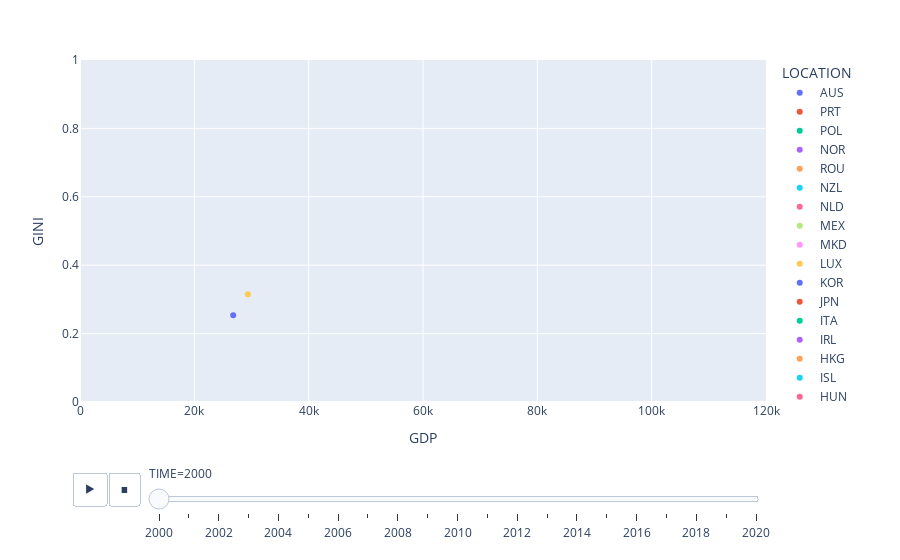

Source (notebook cell):
### Code cell
px.scatter(plotdf, x="GDP", y="GINI", animation_frame="TIME", 
#            animation_group="country",size="pop", color="continent", 
           hover_name="LOCATION", color="LOCATION",
           size_max=55, range_x=[0,120000], range_y=[0,1])

### Figure 1 — Plotly figure (JSON) as saved in the notebook; plotly's stock layout.template omitted (floating-point values rounded to 4 significant figures)
{"data": [{"hovertemplate": "<b>%{hovertext}</b><br><br>LOCATION=AUS<br>TIME=2000<br>GDP=%{x}<br>GINI=%{y}<extra></extra>", "hovertext": ["AUS"], "legendgroup": "AUS", "marker": {"color": "#636efa", "symbol": "circle"}, "mode": "markers", "name": "AUS", "orientation": "v", "showlegend": true, "type": "scatter", "x": [28250.0], "xaxis": "x", "y": [null], "yaxis": "y"}, {"hovertemplate": "<b>%{hovertext}</b><br><br>LOCATION=PRT<br>TIME=2000<br>GDP=%{x}<br>GINI=%{y}<extra></extra>", "hovertext": ["PRT"], "legendgroup": "PRT", "marker": {"color": "#EF553B", "symbol": "circle"}, "mode": "markers", "name": "PRT", "orientation": "v", "showlegend": true, "type": "scatter", "x": [18880.0], "xaxis": "x", "y": [null], "yaxis": "y"}, {"hovertemplate": "<b>%{hovertext}</b><br><br>LOCATION=POL<br>TIME=2000<br>GDP=%{x}<br>GINI=%{y}<extra></extra>", "hovertext": ["POL"], "legendgroup": "POL", "marker": {"color": "#00cc96", "symbol": "circle"}, "mode": "markers", "name": "POL", "orientation": "v", "showlegend": true, "type": "scatter", "x": [10680.0], "xaxis": "x", "y": [null], "yaxis": "y"}, {"hovertemplate": "<b>%{hovertext}</b><br><br>LOCATION=NOR<br>TIME=2000<br>GDP=%{x}<br>GINI=%{y}<extra></extra>", "hovertext": ["NOR"], "legendgroup": "NOR", "marker": {"color": "#ab63fa", "symbol": "circle"}, "mode": "markers", "name": "NOR", "orientation": "v", "showlegend": true, "type": "scatter", "x": [36950.0], "xaxis": "x", "y": [null], "yaxis": "y"}, {"hovertemplate": "<b>%{hovertext}</b><br><br>LOCATION=ROU<br>TIME=2000<br>GDP=%{x}<br>GINI=%{y}<extra></extra>", "hovertext": ["ROU"], "legendgroup": "ROU", "marker": {"color": "#FFA15A", "symbol": "circle"}, "mode": "markers", "name": "ROU", "orientation": "v", "showlegend": true, "type": "scatter", "x": [5853.0], "xaxis": "x", "y": [null], "yaxis": "y"}, {"hovertemplate": "<b>%{hovertext}</b><br><br>LOCATION=NZL<br>TIME=2000<br>GDP=%{x}<br>GINI=%{y}<extra></extra>", "hovertext": ["NZL"], "legendgroup": "NZL", "marker": {"color": "#19d3f3", "symbol": "circle"}, "mode": "markers", "name": "NZL", "orientation": "v", "showlegend": true, "type": "scatter", "x": [21470.0], "xaxis": "x", "y": [null], "yaxis": "y"}, {"hovertemplate": "<b>%{hovertext}</b><br><br>LOCATION=NLD<br>TIME=2000<br>GDP=%{x}<br>GINI=%{y}<extra></extra>", "hovertext": ["NLD"], "legendgroup": "NLD", "marker": {"color": "#FF6692", "symbol": "circle"}, "mode": "markers", "name": "NLD", "orientation": "v", "showlegend": true, "type": "scatter", "x": [31880.0], "xaxis": "x", "y": [null], "yaxis": "y"}, {"hovertemplate": "<b>%{hovertext}</b><br><br>LOCATION=MEX<br>TIME=2000<br>GDP=%{x}<br>GINI=%{y}<extra></extra>", "hovertext": ["MEX"], "legendgroup": "MEX", "marker": {"color": "#B6E880", "symbol": "circle"}, "mode": "markers", "name": "MEX", "orientation": "v", "showlegend": true, "type": "scatter", "x": [10870.0], "xaxis": "x", "y": [null], "yaxis": "y"}, {"hovertemplate": "<b>%{hovertext}</b><br><br>LOCATION=MKD<br>TIME=2000<br>GDP=%{x}<br>GINI=%{y}<extra></extra>", "hovertext": ["MKD"], "legendgroup": "MKD", "marker": {"color": "#FF97FF", "symbol": "circle"}, "mode": "markers", "name": "MKD", "orientation": "v", "showlegend": true, "type": "scatter", "x": [6155.0], "xaxis": "x", "y": [null], "yaxis": "y"}, {"hovertemplate": "<b>%{hovertext}</b><br><br>LOCATION=LUX<br>TIME=2000<br>GDP=%{x}<br>GINI=%{y}<extra></extra>", "hovertext": ["LUX"], "legendgroup": "LUX", "marker": {"color": "#FECB52", "symbol": "circle"}, "mode": "markers", "name": "LUX", "orientation": "v", "showlegend": true, "type": "scatter", "x": [55280.0], "xaxis": "x", "y": [null], "yaxis": "y"}, {"hovertemplate": "<b>%{hovertext}</b><br><br>LOCATION=KOR<br>TIME=2000<br>GDP=%{x}<br>GINI=%{y}<extra></extra>", "hovertext": ["KOR"], "legendgroup": "KOR", "marker": {"color": "#636efa", "symbol": "circle"}, "mode": "markers", "name": "KOR", "orientation": "v", "showlegend": true, "type": "scatter", "x": [18540.0], "xaxis": "x", "y": [null], "yaxis": "y"}, {"hovertemplate": "<b>%{hovertext}</b><br><br>LOCATION=JPN<br>TIME=2000<br>GDP=%{x}<br>GINI=%{y}<extra></extra>", "hovertext": ["JPN"], "legendgroup": "JPN", "marker": {"color": "#EF553B", "symbol": "circle"}, "mode": "markers", "name": "JPN", "orientation": "v", "showlegend": true, "type": "scatter", "x": [26840.0], "xaxis": "x", "y": [null], "yaxis": "y"}, {"hovertemplate": "<b>%{hovertext}</b><br><br>LOCATION=ITA<br>TIME=2000<br>GDP=%{x}<br>GINI=%{y}<extra></extra>", "hovertext": ["ITA"], "legendgroup": "ITA", "marker": {"color": "#00cc96", "symbol": "circle"}, "mode": "markers", "name": "ITA", "orientation": "v", "showlegend": true, "type": "scatter", "x": [27080.0], "xaxis": "x", "y": [null], "yaxis": "y"}, {"hovertemplate": "<b>%{hovertext}</b><br><br>LOCATION=IRL<br>TIME=2000<br>GDP=%{x}<br>GINI=%{y}<extra></extra>", "hovertext": ["IRL"], "legendgroup": "IRL", "marker": {"color": "#ab63fa", "symbol": "circle"}, "mode": "markers", "name": "IRL", "orientation": "v", "showlegend": true, "type": "scatter", "x": [30200.0], "xaxis": "x", "y": [null], "yaxis": "y"}, {"hovertemplate": "<b>%{hovertext}</b><br><br>LOCATION=HKG<br>TIME=2000<br>GDP=%{x}<br>GINI=%{y}<extra></extra>", "hovertext": ["HKG"], "legendgroup": "HKG", "marker": {"color": "#FFA15A", "symbol": "circle"}, "mode": "markers", "name": "HKG", "orientation": "v", "showlegend": true, "type": "scatter", "x": [28250.0], "xaxis": "x", "y": [null], "yaxis": "y"}, {"hovertemplate": "<b>%{hovertext}</b><br><br>LOCATION=ISL<br>TIME=2000<br>GDP=%{x}<br>GINI=%{y}<extra></extra>", "hovertext": ["ISL"], "legendgroup": "ISL", "marker": {"color": "#19d3f3", "symbol": "circle"}, "mode": "markers", "name": "ISL", "orientation": "v", "showlegend": true, "type": "scatter", "x": [29790.0], "xaxis": "x", "y": [null], "yaxis": "y"}, {"hovertemplate": "<b>%{hovertext}</b><br><br>LOCATION=HUN<br>TIME=2000<br>GDP=%{x}<br>GINI=%{y}<extra></extra>", "hovertext": ["HUN"], "legendgroup": "HUN", "marker": {"color": "#FF6692", "symbol": "circle"}, "mode": "markers", "name": "HUN", "orientation": "v", "showlegend": true, "type": "scatter", "x": [11860.0], "xaxis": "x", "y": [null], "yaxis": "y"}, {"hovertemplate": "<b>%{hovertext}</b><br><br>LOCATION=GRC<br>TIME=2000<br>GDP=%{x}<br>GINI=%{y}<extra></extra>", "hovertext": ["GRC"], "legendgroup": "GRC", "marker": {"color": "#B6E880", "symbol": "circle"}, "mode": "markers", "name": "GRC", "orientation": "v", "showlegend": true, "type": "scatter", "x": [19520.0], "xaxis": "x", "y": [null], "yaxis": "y"}, {"hovertemplate": "<b>%{hovertext}</b><br><br>LOCATION=DEU<br>TIME=2000<br>GDP=%{x}<br>GINI=%{y}<extra></extra>", "hovertext": ["DEU"], "legendgroup": "DEU", "marker": {"color": "#FF97FF", "symbol": "circle"}, "mode": "markers", "name": "DEU", "orientation": "v", "showlegend": true, "type": "scatter", "x": [27460.0], "xaxis": "x", "y": [null], "yaxis": "y"}, {"hovertemplate": "<b>%{hovertext}</b><br><br>LOCATION=FRA<br>TIME=2000<br>GDP=%{x}<br>GINI=%{y}<extra></extra>", "hovertext": ["FRA"], "legendgroup": "FRA", "marker": {"color": "#FECB52", "symbol": "circle"}, "mode": "markers", "name": "FRA", "orientation": "v", "showlegend": true, "type": "scatter", "x": [26110.0], "xaxis": "x", "y": [null], "yaxis": "y"}, {"hovertemplate": "<b>%{hovertext}</b><br><br>LOCATION=FIN<br>TIME=2000<br>GDP=%{x}<br>GINI=%{y}<extra></extra>", "hovertext": ["FIN"], "legendgroup": "FIN", "marker": {"color": "#636efa", "symbol": "circle"}, "mode": "markers", "name": "FIN", "orientation": "v", "showlegend": true, "type": "scatter", "x": [26800.0], "xaxis": "x", "y": [0.254], "yaxis": "y"}, {"hovertemplate": "<b>%{hovertext}</b><br><br>LOCATION=SGP<br>TIME=2000<br>GDP=%{x}<br>GINI=%{y}<extra></extra>", "hovertext": ["SGP"], "legendgroup": "SGP", "marker": {"color": "#EF553B", "symbol": "circle"}, "mode": "markers", "name": "SGP", "orientation": "v", "showlegend": true, "type": "scatter", "x": [43860.0], "xaxis": "x", "y": [null], "yaxis": "y"}, {"hovertemplate": "<b>%{hovertext}</b><br><br>LOCATION=DNK<br>TIME=2000<br>GDP=%{x}<br>GINI=%{y}<extra></extra>", "hovertext": ["DNK"], "legendgroup": "DNK", "marker": {"color": "#00cc96", "symbol": "circle"}, "mode": "markers", "name": "DNK", "orientation": "v", "showlegend": true, "type": "scatter", "x": [28680.0], "xaxis": "x", "y": [null], "yaxis": "y"}, {"hovertemplate": "<b>%{hovertext}</b><br><br>LOCATION=CZE<br>TIME=2000<br>GDP=%{x}<br>GINI=%{y}<extra></extra>", "hovertext": ["CZE"], "legendgroup": "CZE", "marker": {"color": "#ab63fa", "symbol": "circle"}, "mode": "markers", "name": "CZE", "orientation": "v", "showlegend": true, "type": "scatter", "x": [16210.0], "xaxis": "x", "y": [null], "yaxis": "y"}, {"hovertemplate": "<b>%{hovertext}</b><br><br>LOCATION=SVK<br>TIME=2000<br>GDP=%{x}<br>GINI=%{y}<extra></extra>", "hovertext": ["SVK"], "legendgroup": "SVK", "marker": {"color": "#FFA15A", "symbol": "circle"}, "mode": "markers", "name": "SVK", "orientation": "v", "showlegend": true, "type": "scatter", "x": [11360.0], "xaxis": "x", "y": [null], "yaxis": "y"}, {"hovertemplate": "<b>%{hovertext}</b><br><br>LOCATION=MLT<br>TIME=2000<br>GDP=%{x}<br>GINI=%{y}<extra></extra>", "hovertext": ["MLT"], "legendgroup": "MLT", "marker": {"color": "#19d3f3", "symbol": "circle"}, "mode": "markers", "name": "MLT", "orientation": "v", "showlegend": true, "type": "scatter", "x": [18370.0], "xaxis": "x", "y": [null], "yaxis": "y"}, {"hovertemplate": "<b>%{hovertext}</b><br><br>LOCATION=ESP<br>TIME=2000<br>GDP=%{x}<br>GINI=%{y}<extra></extra>", "hovertext": ["ESP"], "legendgroup": "ESP", "marker": {"color": "#FF6692", "symbol": "circle"}, "mode": "markers", "name": "ESP", "orientation": "v", "showlegend": true, "type": "scatter", "x": [21600.0], "xaxis": "x", "y": [null], "yaxis": "y"}, {"hovertemplate": "<b>%{hovertext}</b><br><br>LOCATION=SWE<br>TIME=2000<br>GDP=%{x}<br>GINI=%{y}<extra></extra>", "hovertext": ["SWE"], "legendgroup": "SWE", "marker": {"color": "#B6E880", "symbol": "circle"}, "mode": "markers", "name": "SWE", "orientation": "v", "showlegend": true, "type": "scatter", "x": [29630.0], "xaxis": "x", "y": [null], "yaxis": "y"}, {"hovertemplate": "<b>%{hovertext}</b><br><br>LOCATION=LTU<br>TIME=2000<br>GDP=%{x}<br>GINI=%{y}<extra></extra>", "hovertext": ["LTU"], "legendgroup": "LTU", "marker": {"color": "#FF97FF", "symbol": "circle"}, "mode": "markers", "name": "LTU", "orientation": "v", "showlegend": true, "type": "scatter", "x": [8450.0], "xaxis": "x", "y": [null], "yaxis": "y"}, {"hovertemplate": "<b>%{hovertext}</b><br><br>LOCATION=BRA<br>TIME=2000<br>GDP=%{x}<br>GINI=%{y}<extra></extra>", "hovertext": ["BRA"], "legendgroup": "BRA", "marker": {"color": "#FECB52", "symbol": "circle"}, "mode": "markers", "name": "BRA", "orientation": "v", "showlegend": true, "type": "scatter", "x": [9114.0], "xaxis": "x", "y": [null], "yaxis": "y"}, {"hovertemplate": "<b>%{hovertext}</b><br><br>LOCATION=LVA<br>TIME=2000<br>GDP=%{x}<br>GINI=%{y}<extra></extra>", "hovertext": ["LVA"], "legendgroup": "LVA", "marker": {"color": "#636efa", "symbol": "circle"}, "mode": "markers", "name": "LVA", "orientation": "v", "showlegend": true, "type": "scatter", "x": [8033.0], "xaxis": "x", "y": [null], "yaxis": "y"}, {"hovertemplate": "<b>%{hovertext}</b><br><br>LOCATION=EA19<br>TIME=2000<br>GDP=%{x}<br>GINI=%{y}<extra></extra>", "hovertext": ["EA19"], "legendgroup": "EA19", "marker": {"color": "#EF553B", "symbol": "circle"}, "mode": "markers", "name": "EA19", "orientation": "v", "showlegend": true, "type": "scatter", "x": [25400.0], "xaxis": "x", "y": [null], "yaxis": "y"}, {"hovertemplate": "<b>%{hovertext}</b><br><br>LOCATION=OECDE<br>TIME=2000<br>GDP=%{x}<br>GINI=%{y}<extra></extra>", "hovertext": ["OECDE"], "legendgroup": "OECDE", "marker": {"color": "#00cc96", "symbol": "circle"}, "mode": "markers", "name": "OECDE", "orientation": "v", "showlegend": true, "type": "scatter", "x": [22440.0], "xaxis": "x", "y": [null], "yaxis": "y"}, {"hovertemplate": "<b>%{hovertext}</b><br><br>LOCATION=OECD<br>TIME=2000<br>GDP=%{x}<br>GINI=%{y}<extra></extra>", "hovertext": ["OECD"], "legendgroup": "OECD", "marker": {"color": "#ab63fa", "symbol": "circle"}, "mode": "markers", "name": "OECD", "orientation": "v", "showlegend": true, "type": "scatter", "x": [24640.0], "xaxis": "x", "y": [null], "yaxis": "y"}, {"hovertemplate": "<b>%{hovertext}</b><br><br>LOCATION=EU28<br>TIME=2000<br>GDP=%{x}<br>GINI=%{y}<extra></extra>", "hovertext": ["EU28"], "legendgroup": "EU28", "marker": {"color": "#FFA15A", "symbol": "circle"}, "mode": "markers", "name": "EU28", "orientation": "v", "showlegend": true, "type": "scatter", "x": [22650.0], "xaxis": "x", "y": [null], "yaxis": "y"}, {"hovertemplate": "<b>%{hovertext}</b><br><br>LOCATION=ZAF<br>TIME=2000<br>GDP=%{x}<br>GINI=%{y}<extra></extra>", "hovertext": ["ZAF"], "legendgroup": "ZAF", "marker": {"color": "#19d3f3", "symbol": "circle"}, "mode": "markers", "name": "ZAF", "orientation": "v", "showlegend": true, "type": "scatter", "x": [7865.0], "xaxis": "x", "y": [null], "yaxis": "y"}, {"hovertemplate": "<b>%{hovertext}</b><br><br>LOCATION=SVN<br>TIME=2000<br>GDP=%{x}<br>GINI=%{y}<extra></extra>", "hovertext": ["SVN"], "legendgroup": "SVN", "marker": {"color": "#FF6692", "symbol": "circle"}, "mode": "markers", "name": "SVN", "orientation": "v", "showlegend": true, "type": "scatter", "x": [18000.0], "xaxis": "x", "y": [null], "yaxis": "y"}, {"hovertemplate": "<b>%{hovertext}</b><br><br>LOCATION=RUS<br>TIME=2000<br>GDP=%{x}<br>GINI=%{y}<extra></extra>", "hovertext": ["RUS"], "legendgroup": "RUS", "marker": {"color": "#B6E880", "symbol": "circle"}, "mode": "markers", "name": "RUS", "orientation": "v", "showlegend": true, "type": "scatter", "x": [7323.0], "xaxis": "x", "y": [null], "yaxis": "y"}, {"hovertemplate": "<b>%{hovertext}</b><br><br>LOCATION=CRI<br>TIME=2000<br>GDP=%{x}<br>GINI=%{y}<extra></extra>", "hovertext": ["CRI"], "legendgroup": "CRI", "marker": {"color": "#FF97FF", "symbol": "circle"}, "mode": "markers", "name": "CRI", "orientation": "v", "showlegend": true, "type": "scatter", "x": [8291.0], "xaxis": "x", "y": [null], "yaxis": "y"}, {"hovertemplate": "<b>%{hovertext}</b><br><br>LOCATION=CAN<br>TIME=2000<br>GDP=%{x}<br>GINI=%{y}<extra></extra>", "hovertext": ["CAN"], "legendgroup": "CAN", "marker": {"color": "#FECB52", "symbol": "circle"}, "mode": "markers", "name": "CAN", "orientation": "v", "showlegend": true, "type": "scatter", "x": [29360.0], "xaxis": "x", "y": [0.315], "yaxis": "y"}, {"hovertemplate": "<b>%{hovertext}</b><br><br>LOCATION=ISR<br>TIME=2000<br>GDP=%{x}<br>GINI=%{y}<extra></extra>", "hovertext": ["ISR"], "legendgroup": "ISR", "marker": {"color": "#636efa", "symbol": "circle"}, "mode": "markers", "name": "ISR", "orientation": "v", "showlegend": true, "type": "scatter", "x": [24940.0], "xaxis": "x", "y": [null], "yaxis": "y"}, {"hovertemplate": "<b>%{hovertext}</b><br><br>LOCATION=EST<br>TIME=2000<br>GDP=%{x}<br>GINI=%{y}<extra></extra>", "hovertext": ["EST"], "legendgroup": "EST", "marker": {"color": "#EF553B", "symbol": "circle"}, "mode": "markers", "name": "EST", "orientation": "v", "showlegend": true, "type": "scatter", "x": [9409.0], "xaxis": "x", "y": [null], "yaxis": "y"}, {"hovertemplate": "<b>%{hovertext}</b><br><br>LOCATION=BGR<br>TIME=2000<br>GDP=%{x}<br>GINI=%{y}<extra></extra>", "hovertext": ["BGR"], "legendgroup": "BGR", "marker": {"color": "#00cc96", "symbol": "circle"}, "mode": "markers", "name": "BGR", "orientation": "v", "showlegend": true, "type": "scatter", "x": [6425.0], "xaxis": "x", "y": [null], "yaxis": "y"}, {"hovertemplate": "<b>%{hovertext}</b><br><br>LOCATION=COL<br>TIME=2000<br>GDP=%{x}<br>GINI=%{y}<extra></extra>", "hovertext": ["COL"], "legendgroup": "COL", "marker": {"color": "#ab63fa", "symbol": "circle"}, "mode": "markers", "name": "COL", "orientation": "v", "showlegend": true, "type": "scatter", "x": [6709.0], "xaxis": "x", "y": [null], "yaxis": "y"}, {"hovertemplate": "<b>%{hovertext}</b><br><br>LOCATION=CHN<br>TIME=2000<br>GDP=%{x}<br>GINI=%{y}<extra></extra>", "hovertext": ["CHN"], "legendgroup": "CHN", "marker": {"color": "#FFA15A", "symbol": "circle"}, "mode": "markers", "name": "CHN", "orientation": "v", "showlegend": true, "type": "scatter", "x": [2910.0], "xaxis": "x", "y": [null], "yaxis": "y"}, {"hovertemplate": "<b>%{hovertext}</b><br><br>LOCATION=CHL<br>TIME=2000<br>GDP=%{x}<br>GINI=%{y}<extra></extra>", "hovertext": ["CHL"], "legendgroup": "CHL", "marker": {"color": "#19d3f3", "symbol": "circle"}, "mode": "markers", "name": "CHL", "orientation": "v", "showlegend": true, "type": "scatter", "x": [9519.0], "xaxis": "x", "y": [null], "yaxis": "y"}, {"hovertemplate": "<b>%{hovertext}</b><br><br>LOCATION=HRV<br>TIME=2000<br>GDP=%{x}<br>GINI=%{y}<extra></extra>", "hovertext": ["HRV"], "legendgroup": "HRV", "marker": {"color": "#FF6692", "symbol": "circle"}, "mode": "markers", "name": "HRV", "orientation": "v", "showlegend": true, "type": "scatter", "x": [11010.0], "xaxis": "x", "y": [null], "yaxis": "y"}, {"hovertemplate": "<b>%{hovertext}</b><br><br>LOCATION=USA<br>TIME=2000<br>GDP=%{x}<br>GINI=%{y}<extra></extra>", "hovertext": ["USA"], "legendgroup": "USA", "marker": {"color": "#B6E880", "symbol": "circle"}, "mode": "markers", "name": "USA", "orientation": "v", "showlegend": true, "type": "scatter", "x": [36300.0], "xaxis": "x", "y": [null], "yaxis": "y"}, {"hovertemplate": "<b>%{hovertext}</b><br><br>LOCATION=GBR<br>TIME=2000<br>GDP=%{x}<br>GINI=%{y}<extra></extra>", "hovertext": ["GBR"], "legendgroup": "GBR", "marker": {"color": "#FF97FF", "symbol": "circle"}, "mode": "markers", "name": "GBR", "orientation": "v", "showlegend": true, "type": "scatter", "x": [26420.0], "xaxis": "x", "y": [null], "yaxis": "y"}, {"hovertemplate": "<b>%{hovertext}</b><br><br>LOCATION=TUR<br>TIME=2000<br>GDP=%{x}<br>GINI=%{y}<extra></extra>", "hovertext": ["TUR"], "legendgroup": "TUR", "marker": {"color": "#FECB52", "symbol": "circle"}, "mode": "markers", "name": "TUR", "orientation": "v", "showlegend": true, "type": "scatter", "x": [9479.0], "xaxis": "x", "y": [null], "yaxis": "y"}, {"hovertemplate": "<b>%{hovertext}</b><br><br>LOCATION=CHE<br>TIME=2000<br>GDP=%{x}<br>GINI=%{y}<extra></extra>", "hovertext": ["CHE"], "legendgroup": "CHE", "marker": {"color": "#636efa", "symbol": "circle"}, "mode": "markers", "name": "CHE", "orientation": "v", "showlegend": true, "type": "scatter", "x": [36440.0], "xaxis": "x", "y": [null], "yaxis": "y"}, {"hovertemplate": "<b>%{hovertext}</b><br><br>LOCATION=CYP<br>TIME=2000<br>GDP=%{x}<br>GINI=%{y}<extra></extra>", "hovertext": ["CYP"], "legendgroup": "CYP", "marker": {"color": "#EF553B", "symbol": "circle"}, "mode": "markers", "name": "CYP", "orientation": "v", "showlegend": true, "type": "scatter", "x": [21300.0], "xaxis": "x", "y": [null], "yaxis": "y"}, {"hovertemplate": "<b>%{hovertext}</b><br><br>LOCATION=IDN<br>TIME=2000<br>GDP=%{x}<br>GINI=%{y}<extra></extra>", "hovertext": ["IDN"], "legendgroup": "IDN", "marker": {"color": "#00cc96", "symbol": "circle"}, "mode": "markers", "name": "IDN", "orientation": "v", "showlegend": true, "type": "scatter", "x": [5352.0], "xaxis": "x", "y": [null], "yaxis": "y"}, {"hovertemplate": "<b>%{hovertext}</b><br><br>LOCATION=EU27_2020<br>TIME=2000<br>GDP=%{x}<br>GINI=%{y}<extra></extra>", "hovertext": ["EU27_2020"], "legendgroup": "EU27_2020", "marker": {"color": "#ab63fa", "symbol": "circle"}, "mode": "markers", "name": "EU27_2020", "orientation": "v", "showlegend": true, "type": "scatter", "x": [25570.0], "xaxis": "x", "y": [null], "yaxis": "y"}, {"hovertemplate": "<b>%{hovertext}</b><br><br>LOCATION=SAU<br>TIME=2000<br>GDP=%{x}<br>GINI=%{y}<extra></extra>", "hovertext": ["SAU"], "legendgroup": "SAU", "marker": {"color": "#FFA15A", "symbol": "circle"}, "mode": "markers", "name": "SAU", "orientation": "v", "showlegend": true, "type": "scatter", "x": [39690.0], "xaxis": "x", "y": [null], "yaxis": "y"}, {"hovertemplate": "<b>%{hovertext}</b><br><br>LOCATION=AUT<br>TIME=2000<br>GDP=%{x}<br>GINI=%{y}<extra></extra>", "hovertext": ["AUT"], "legendgroup": "AUT", "marker": {"color": "#19d3f3", "symbol": "circle"}, "mode": "markers", "name": "AUT", "orientation": "v", "showlegend": true, "type": "scatter", "x": [29390.0], "xaxis": "x", "y": [null], "yaxis": "y"}, {"hovertemplate": "<b>%{hovertext}</b><br><br>LOCATION=BEL<br>TIME=2000<br>GDP=%{x}<br>GINI=%{y}<extra></extra>", "hovertext": ["BEL"], "legendgroup": "BEL", "marker": {"color": "#FF6692", "symbol": "circle"}, "mode": "markers", "name": "BEL", "orientation": "v", "showlegend": true, "type": "scatter", "x": [27800.0], "xaxis": "x", "y": [null], "yaxis": "y"}], "layout": {"legend": {"title": {"text": "LOCATION"}, "tracegroupgap": 0}, "margin": {"t": 60}, "sliders": [{"active": 0, "currentvalue": {"prefix": "TIME="}, "len": 0.9, "pad": {"b": 10, "t": 60}, "steps": [{"args": [["2000"], {"frame": {"duration": 0, "redraw": false}, "fromcurrent": true, "mode": "immediate", "transition": {"duration": 0, "easing": "linear"}}], "label": "2000", "method": "animate"}, {"args": [["2001"], {"frame": {"duration": 0, "redraw": false}, "fromcurrent": true, "mode": "immediate", "transition": {"duration": 0, "easing": "linear"}}], "label": "2001", "method": "animate"}, {"args": [["2002"], {"frame": {"duration": 0, "redraw": false}, "fromcurrent": true, "mode": "immediate", "transition": {"duration": 0, "easing": "linear"}}], "label": "2002", "method": "animate"}, {"args": [["2003"], {"frame": {"duration": 0, "redraw": false}, "fromcurrent": true, "mode": "immediate", "transition": {"duration": 0, "easing": "linear"}}], "label": "2003", "method": "animate"}, {"args": [["2004"], {"frame": {"duration": 0, "redraw": false}, "fromcurrent": true, "mode": "immediate", "transition": {"duration": 0, "easing": "linear"}}], "label": "2004", "method": "animate"}, {"args": [["2005"], {"frame": {"duration": 0, "redraw": false}, "fromcurrent": true, "mode": "immediate", "transition": {"duration": 0, "easing": "linear"}}], "label": "2005", "method": "animate"}, {"args": [["2006"], {"frame": {"duration": 0, "redraw": false}, "fromcurrent": true, "mode": "immediate", "transition": {"duration": 0, "easing": "linear"}}], "label": "2006", "method": "animate"}, {"args": [["2007"], {"frame": {"duration": 0, "redraw": false}, "fromcurrent": true, "mode": "immediate", "transition": {"duration": 0, "easing": "linear"}}], "label": "2007", "method": "animate"}, {"args": [["2008"], {"frame": {"duration": 0, "redraw": false}, "fromcurrent": true, "mode": "immediate", "transition": {"duration": 0, "easing": "linear"}}], "label": "2008", "method": "animate"}, {"args": [["2009"], {"frame": {"duration": 0, "redraw": false}, "fromcurrent": true, "mode": "immediate", "transition": {"duration": 0, "easing": "linear"}}], "label": "2009", "method": "animate"}, {"args": [["2010"], {"frame": {"duration": 0, "redraw": false}, "fromcurrent": true, "mode": "immediate", "transition": {"duration": 0, "easing": "linear"}}], "label": "2010", "method": "animate"}, {"args": [["2011"], {"frame": {"duration": 0, "redraw": false}, "fromcurrent": true, "mode": "immediate", "transition": {"duration": 0, "easing": "linear"}}], "label": "2011", "method": "animate"}, {"args": [["2012"], {"frame": {"duration": 0, "redraw": false}, "fromcurrent": true, "mode": "immediate", "transition": {"duration": 0, "easing": "linear"}}], "label": "2012", "method": "animate"}, {"args": [["2013"], {"frame": {"duration": 0, "redraw": false}, "fromcurrent": true, "mode": "immediate", "transition": {"duration": 0, "easing": "linear"}}], "label": "2013", "method": "animate"}, {"args": [["2014"], {"frame": {"duration": 0, "redraw": false}, "fromcurrent": true, "mode": "immediate", "transition": {"duration": 0, "easing": "linear"}}], "label": "2014", "method": "animate"}, {"args": [["2015"], {"frame": {"duration": 0, "redraw": false}, "fromcurrent": true, "mode": "immediate", "transition": {"duration": 0, "easing": "linear"}}], "label": "2015", "method": "animate"}, {"args": [["2016"], {"frame": {"duration": 0, "redraw": false}, "fromcurrent": true, "mode": "immediate", "transition": {"duration": 0, "easing": "linear"}}], "label": "2016", "method": "animate"}, {"args": [["2017"], {"frame": {"duration": 0, "redraw": false}, "fromcurrent": true, "mode": "immediate", "transition": {"duration": 0, "easing": "linear"}}], "label": "2017", "method": "animate"}, {"args": [["2018"], {"frame": {"duration": 0, "redraw": false}, "fromcurrent": true, "mode": "immediate", "transition": {"duration": 0, "easing": "linear"}}], "label": "2018", "method": "animate"}, {"args": [["2019"], {"frame": {"duration": 0, "redraw": false}, "fromcurrent": true, "mode": "immediate", "transition": {"duration": 0, "easing": "linear"}}], "label": "2019", "method": "animate"}, {"args": [["2020"], {"frame": {"duration": 0, "redraw": false}, "fromcurrent": true, "mode": "immediate", "transition": {"duration": 0, "easing": "linear"}}], "label": "2020", "method": "animate"}], "x": 0.1, "xanchor": "left", "y": 0, "yanchor": "top"}], "updatemenus": [{"buttons": [{"args": [null, {"frame": {"duration": 500, "redraw": false}, "fromcurrent": true, "mode": "immediate", "transition": {"duration": 500, "easing": "linear"}}], "label": "&#9654;", "method": "animate"}, {"args": [[null], {"frame": {"duration": 0, "redraw": false}, "fromcurrent": true, "mode": "immediate", "transition": {"duration": 0, "easing": "linear"}}], "label": "&#9724;", "method": "animate"}], "direction": "left", "pad": {"r": 10, "t": 70}, "showactive": false, "type": "buttons", "x": 0.1, "xanchor": "right", "y": 0, "yanchor": "top"}], "xaxis": {"anchor": "y", "domain": [0, 1], "range": [0, 120000], "title": {"text": "GDP"}}, "yaxis": {"anchor": "x", "domain": [0, 1], "range": [0, 1], "title": {"text": "GINI"}}}}
